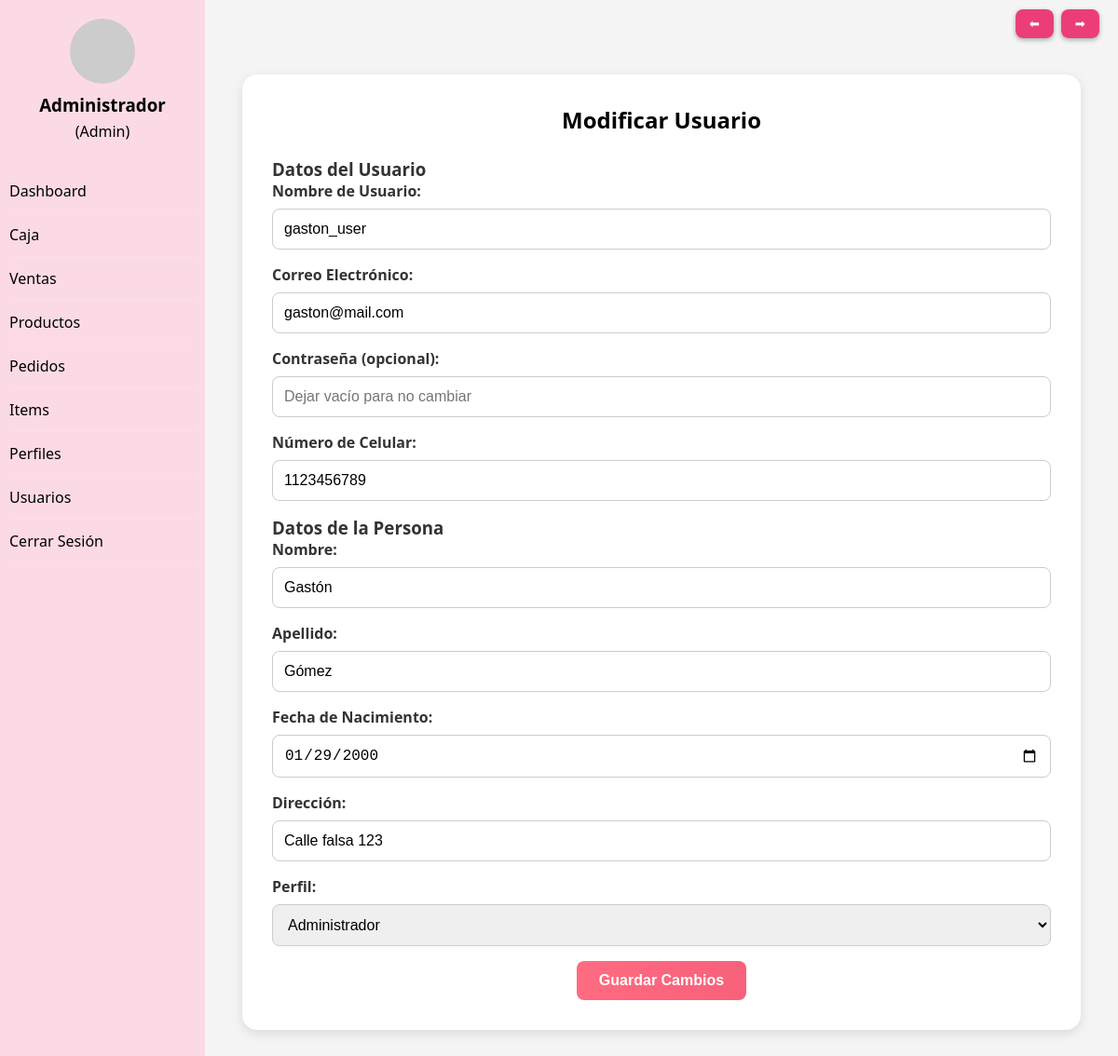
The page /views/usuario/form_UpdateUsuarios.php?ID_usuario=1 (signed in) on the database its author committed.
### tables this page shows
CREATE TABLE usuarios (ID_usuario INT NOT NULL AUTO_INCREMENT,
usuario_nombre VARCHAR (25) NOT NULL,
usuario_correo_electronico VARCHAR (50) NOT NULL,
usuario_contraseña VARCHAR (255) NOT NULL,
usuario_numero_de_celular VARCHAR (15) NULL,
usuario_fecha_de_registro DATETIME NOT NULL DEFAULT CURRENT_TIMESTAMP,
RELA_persona INT NOT NULL,
RELA_perfil INT NOT NULL,
PRIMARY KEY (ID_usuario));

CREATE TABLE persona (ID_persona INT NOT NULL AUTO_INCREMENT,
persona_nombre VARCHAR (25) NOT NULL,
persona_apellido VARCHAR (25) NOT NULL,
persona_documento VARCHAR(20) NOT NULL,
persona_fecha_nacimiento DATE NOT NULL,
persona_direccion VARCHAR (200) NOT NULL,
PRIMARY KEY (ID_persona));

CREATE TABLE perfiles (ID_perfil INT NOT NULL AUTO_INCREMENT,
perfil_rol VARCHAR (50) NOT NULL,
PRIMARY KEY (ID_perfil));

### views/usuario/form_UpdateUsuarios.php (the view, shortened to what this page needs)
<!DOCTYPE html>
<html>
<head>
    <link rel="stylesheet" href="../../public/css/header.css" />
</head>
<body>
<?php
include("../../includes/header.php");
require_once "C:/laragon/www/nuevo_ck/includes/navegacion.php";
$ID_usuario = intval($_GET['ID_usuario']);
$pdo = getConexion();
$stmt = $pdo->prepare("SELECT u.*, p.persona_nombre, p.persona_apellido, p.persona_fecha_nacimiento, p.persona_direccion
                       FROM usuarios u
                       JOIN persona p ON u.RELA_persona = p.ID_persona
                       WHERE u.ID_usuario = :id");
$stmt->execute([':id' => $ID_usuario]);
$usuario = $stmt->fetch(PDO::FETCH_ASSOC);
$stmtPerfiles = $pdo->query("SELECT ID_perfil, perfil_rol FROM perfiles");
$perfiles = $stmtPerfiles->fetchAll(PDO::FETCH_ASSOC);
?>
<div class="admin-form">
  <h2>Modificar Usuario</h2>
  <form action="../../controllers/usuario/Modificar_Usuarios.php" method="post">
    <h3>Datos del Usuario</h3>
    <label for="usuario_nombre">Nombre de Usuario:</label>
    <input type="text" name="usuario_nombre" id="usuario_nombre" value="<?php echo htmlspecialchars($usuario['usuario_nombre']); ?>" required>
    <label for="usuario_correo_electronico">Correo Electrónico:</label>
    <input type="email" name="usuario_correo_electronico" id="usuario_correo_electronico" value="<?php echo htmlspecialchars($usuario['usuario_correo_electronico']); ?>" required>
    <label for="usuario_contraseña">Contraseña (opcional):</label>
    <input type="password" name="usuario_contraseña" id="usuario_contraseña" placeholder="Dejar vacío para no cambiar">
    <label for="usuario_numero_de_celular">Número de Celular:</label>
    <input type="text" name="usuario_numero_de_celular" id="usuario_numero_de_celular" value="<?php echo htmlspecialchars($usuario['usuario_numero_de_celular']); ?>" required>
    <h3>Datos de la Persona</h3>
    <label for="persona_nombre">Nombre:</label>
    <input type="text" name="persona_nombre" id="persona_nombre" value="<?php echo htmlspecialchars($usuario['persona_nombre']); ?>" required>
    <label for="persona_apellido">Apellido:</label>
    <input type="text" name="persona_apellido" id="persona_apellido" value="<?php echo htmlspecialchars($usuario['persona_apellido']); ?>" required>
    <label for="persona_fecha_nacimiento">Fecha de Nacimiento:</label>
    <input type="date" name="persona_fecha_nacimiento" id="persona_fecha_nacimiento" value="<?php echo $usuario['persona_fecha_nacimiento']; ?>" required>
    <label for="persona_direccion">Dirección:</label>
    <input type="text" name="persona_direccion" id="persona_direccion" value="<?php echo htmlspecialchars($usuario['persona_direccion']); ?>" required>
    <label for="RELA_perfil">Perfil:</label>
    <select name="RELA_perfil" id="RELA_perfil" required>
        <?php foreach ($perfiles as $perfil) { ?>
            <option value="<?php echo $perfil['ID_perfil']; ?>" <?php if ($perfil['ID_perfil'] == $usuario['RELA_perfil']) echo 'selected'; ?>>
                <?php echo htmlspecialchars($perfil['perfil_rol']); ?>
            </option>
        <?php } ?>
    </select>
    <button type="submit">Guardar Cambios</button>
  </form>
</div>
</body>
</html>

### public/css/header.css (style rules this page uses)
* { margin: 0; padding: 0; box-sizing: border-box; }
body { display: flex; font-family: 'Segoe UI', sans-serif; background-color: #f4f4f4; color: #333; min-height: 100vh; }
.admin-form { background-color: #fff; padding: 2rem; border-radius: 16px; box-shadow: 0 4px 12px rgba(0, 0, 0, 0.1); margin-bottom: 2rem; max-width: 900px; margin-inline: auto; }
.admin-form h2 { text-align: center; color: #000; margin-bottom: 1.5rem; }
.admin-form label { display: block; margin-bottom: 0.5rem; font-weight: 600; color: #333; }
.admin-form input, .admin-form select { width: 100%; padding: 0.75rem; margin-bottom: 1rem; border: 1px solid #ccc; border-radius: 8px; font-size: 1rem; transition: border 0.3s; }
.admin-form button { background: linear-gradient(to right, #ff6b81, #f7617a); color: #fff; padding: 0.75rem 1.5rem; font-size: 1rem; font-weight: 600; border: none; border-radius: 8px; cursor: pointer; display: block; margin: 0 auto; transition: background 0.3s; }

### rows shown on the page
usuarios: usuario_nombre "gaston_user", usuario_correo_electronico "gaston@mail.com", usuario_numero_de_celular "1123456789", persona_nombre "Gastón", persona_apellido "Gómez", persona_fecha_nacimiento "01/29/2000", persona_direccion "Calle falsa 123", RELA_perfil "Administrador"
